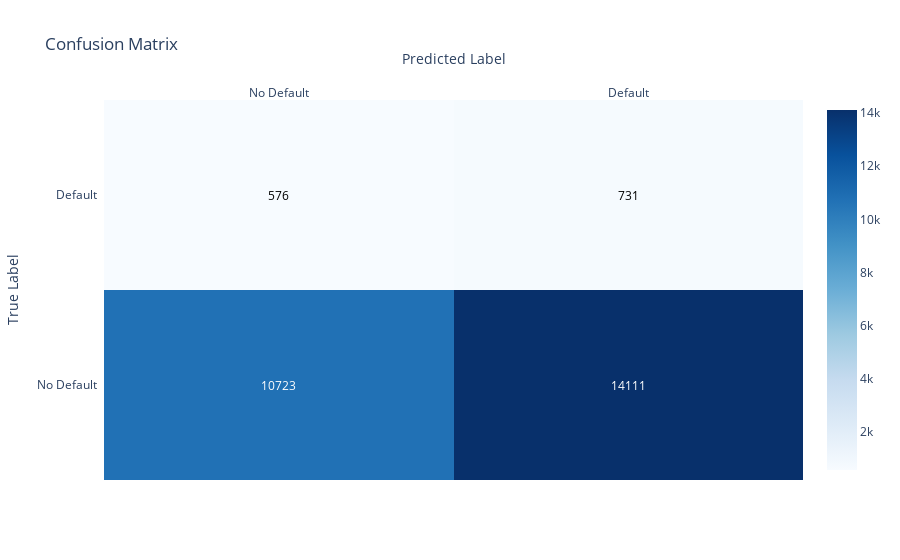

This figure's notebook cell:
### Code cell
# Compute confusion matrix
cm = confusion_matrix(y_test, y_pred_dynamic, labels=[0, 1])

# Define axis labels
labels = ["No Default", "Default"]

# Create heatmap with Plotly
fig = ff.create_annotated_heatmap(
    z=cm,
    x=labels,  # Predicted
    y=labels,  # Actual
    colorscale='Blues',
    showscale=True,
    annotation_text=[[str(cell) for cell in row] for row in cm],
    hoverinfo="z"
)

fig.update_layout(
    title="Confusion Matrix",
    xaxis_title="Predicted Label",
    yaxis_title="True Label"
)

fig.show()

### Figure 1 — Plotly figure (JSON) as saved in the notebook; plotly's stock layout.template omitted (floating-point values rounded to 4 significant figures)
{"data": [{"colorscale": [[0, "rgb(247,251,255)"], [0.125, "rgb(222,235,247)"], [0.25, "rgb(198,219,239)"], [0.375, "rgb(158,202,225)"], [0.5, "rgb(107,174,214)"], [0.625, "rgb(66,146,198)"], [0.75, "rgb(33,113,181)"], [0.875, "rgb(8,81,156)"], [1, "rgb(8,48,107)"]], "hoverinfo": "z", "reversescale": false, "showscale": true, "type": "heatmap", "x": ["No Default", "Default"], "y": ["No Default", "Default"], "z": [[10723, 14111], [576, 731]]}], "layout": {"annotations": [{"font": {"color": "#FFFFFF"}, "showarrow": false, "text": "10723", "x": "No Default", "xref": "x", "y": "No Default", "yref": "y"}, {"font": {"color": "#FFFFFF"}, "showarrow": false, "text": "14111", "x": "Default", "xref": "x", "y": "No Default", "yref": "y"}, {"font": {"color": "#000000"}, "showarrow": false, "text": "576", "x": "No Default", "xref": "x", "y": "Default", "yref": "y"}, {"font": {"color": "#000000"}, "showarrow": false, "text": "731", "x": "Default", "xref": "x", "y": "Default", "yref": "y"}], "title": {"text": "Confusion Matrix"}, "xaxis": {"dtick": 1, "gridcolor": "rgb(0, 0, 0)", "side": "top", "ticks": "", "title": {"text": "Predicted Label"}}, "yaxis": {"dtick": 1, "ticks": "", "ticksuffix": "  ", "title": {"text": "True Label"}}}}
